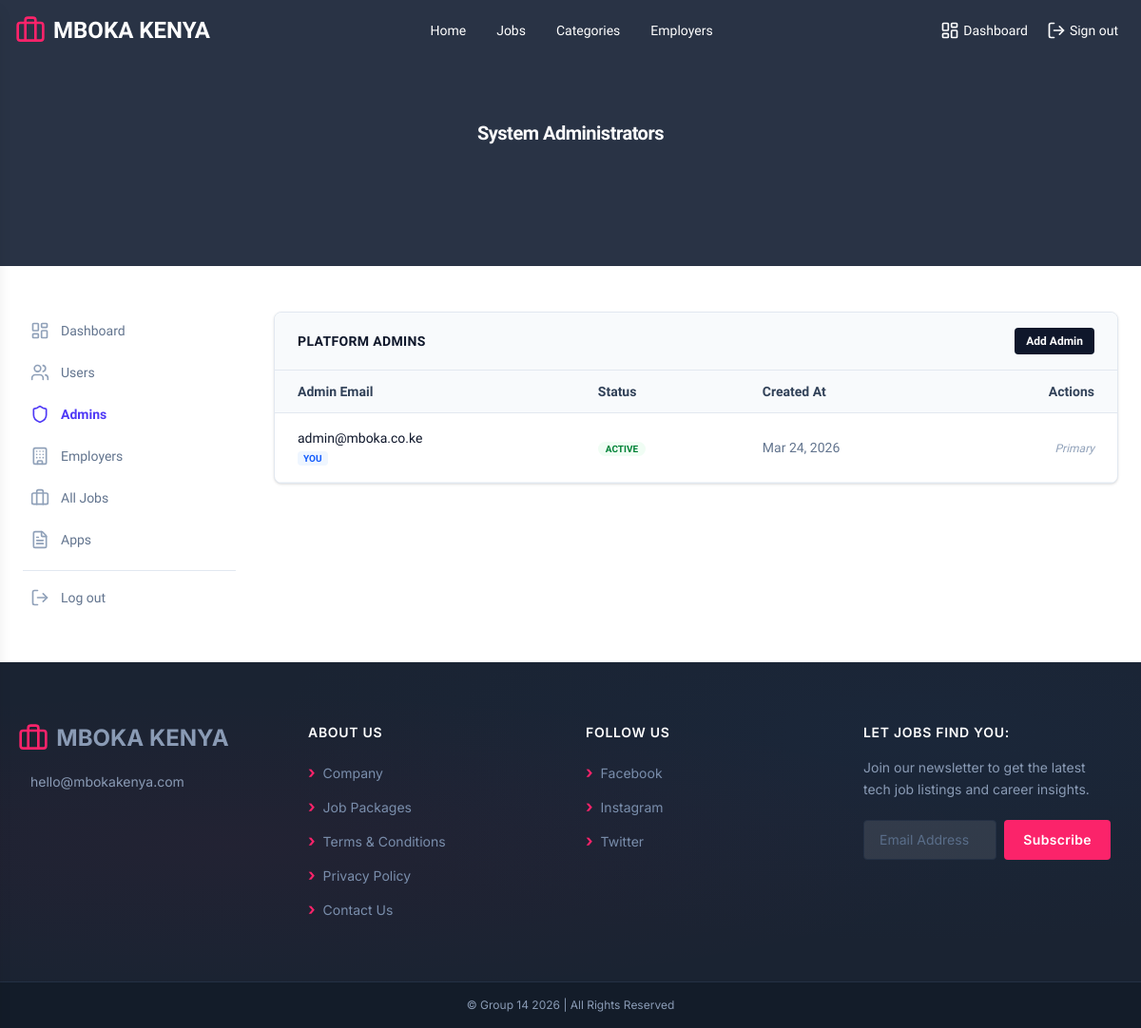
The page /admin/admins (signed in) on the database its author committed.
### tables this page shows
CREATE TABLE users (
    user_id       INT AUTO_INCREMENT PRIMARY KEY,
    email         VARCHAR(150) UNIQUE NOT NULL,
    password_hash VARCHAR(255) NOT NULL,
    role          ENUM('seeker','employer','admin') NOT NULL,
    status        ENUM('active','inactive') DEFAULT 'active',
    created_at    DATETIME DEFAULT CURRENT_TIMESTAMP
);

### views/admin/admins.php (the view, shortened to what this page needs)
<?php
$db = getDB();
$stmt = $db->query("
    SELECT user_id, email, status, created_at
    FROM users
    WHERE role = 'admin'
    ORDER BY created_at DESC
");
$admins = $stmt->fetchAll();
include_once __DIR__ . '/../partials/header.php';
?>
<section class="relative w-full overflow-hidden" style="height:280px;">
    <div class="absolute inset-0" style="background: #1e293b; opacity:0.95;"></div>
    <div class="absolute inset-0 flex items-center justify-center z-10">
        <h1 class="text-xl font-bold text-white tracking-tight">System Administrators</h1>
    </div>
</section>
<div class="max-w-7xl w-full mx-auto px-6 py-12 flex flex-col lg:flex-row gap-10">
    <?php include_once __DIR__ . '/../partials/sidebar.php'; ?>
    <main class="flex-1">
        <div class="bg-white rounded-lg border border-slate-200 overflow-hidden shadow-sm">
            <div class="px-6 py-4 border-b border-slate-200 bg-slate-50 flex justify-between items-center">
                <h2 class="text-sm font-bold text-slate-900 uppercase tracking-wide">Platform Admins</h2>
                <button class="bg-slate-900 text-white px-3 py-1.5 rounded text-xs font-bold hover:bg-slate-800 transition-colors">Add Admin</button>
            </div>
            <div class="overflow-x-auto">
                <table class="w-full text-sm text-left">
                    <thead class="bg-slate-50 border-b border-slate-200">
                        <tr>
                            <th class="px-6 py-3 font-semibold text-slate-700">Admin Email</th>
                            <th class="px-6 py-3 font-semibold text-slate-700">Status</th>
                            <th class="px-6 py-3 font-semibold text-slate-700">Created At</th>
                            <th class="px-6 py-3 font-semibold text-slate-700 text-right">Actions</th>
                        </tr>
                    </thead>
                    <tbody>
                        <?php foreach ($admins as $a): ?>
                            <tr class="border-b border-slate-100 hover:bg-slate-50 transition-colors">
                                <td class="px-6 py-4">
                                    <div class="font-medium text-slate-900"><?php echo htmlspecialchars($a['email']); ?></div>
                                    <?php if ((int)$a['user_id'] === (int)$_SESSION['user_id']): ?>
                                        <span class="text-[10px] bg-blue-50 text-blue-600 px-1.5 py-0.5 rounded font-bold uppercase">You</span>
                                    <?php endif; ?>
                                </td>
                                <td class="px-6 py-4">
                                    <span class="px-2 py-0.5 rounded-full text-[10px] font-bold uppercase <?php echo $a['status'] === 'active' ? 'bg-green-50 text-green-700' : 'bg-red-50 text-red-700'; ?>">
                                        <?php echo $a['status']; ?>
                                    </span>
                                </td>
                                <td class="px-6 py-4 text-slate-500"><?php echo date('M d, Y', strtotime($a['created_at'])); ?></td>
                                <td class="px-6 py-4 text-right">
                                    <?php if ((int)$a['user_id'] !== (int)$_SESSION['user_id']): ?>
                                        <button class="text-red-600 hover:underline">Revoke</button>
                                    <?php else: ?>
                                        <span class="text-slate-400 italic text-xs">Primary</span>
                                    <?php endif; ?>
                                </td>
                            </tr>
                        <?php endforeach; ?>
                    </tbody>
                </table>
            </div>
        </div>
    </main>
</div>
<?php include_once __DIR__ . '/../partials/footer.php'; ?>

### index.php (shortened to what this page needs)
<?php
$routes = [
    ['GET',  '/',               'views/home.php',           null],
    ['GET',  '/dashboard',      null,                       'handleDashboardRedirect'],
    ['GET',  '/jobs',           'views/jobs.php',           null],
    ['GET',  '/categories',           'views/categories.php',           null],
    ['GET',  '/jobs/:id',       'views/job-single.php',     null],
    ['GET',  '/employers',      'views/employers.php',      null],
    ['GET',  '/post-a-job',     'views/post-a-job.php',     'requireEmployerWithProfile'],
    ['POST', '/post-a-job',     'php/functions/store-job.php', 'requireEmployerWithProfile'],
    ['GET',  '/login',          'views/login.php',          'requireGuest'],
    ['POST', '/login',          'php/function/login.php',  'requireGuest'],
    ['GET',  '/register',       'views/register.php',       'requireGuest'],
    ['POST', '/register',       'php/functions/register.php', 'requireGuest'],
    ['GET',  '/seeker/dashboard',      'views/seeker/dashboard.php',      'requireSeekerWithProfile'],
    ['GET',  '/seeker/saved-jobs',      'views/seeker/saved-jobs.php',      'requireSeekerWithProfile'],
    ['GET',  '/seeker/applications',      'views/seeker/applications.php',      'requireSeekerWithProfile'],
    ['GET',  '/seeker/profile',      'views/seeker/profile.php',      'requireSeeker'],
    ['GET',  '/employer/dashboard',      'views/employer/dashboard.php',      'requireEmployerWithProfile'],
    ['GET',  '/employer/jobs',           'views/employer/jobs.php',           'requireEmployerWithProfile'],
    ['GET',  '/employer/applications',   'views/employer/applications.php',   'requireEmployerWithProfile'],
    ['GET',  '/employer/profile',      'views/employer/profile.php',      'requireEmployer'],
    ['GET',  '/admin/dashboard',      'views/admin/dashboard.php',      'requireAdmin'],
    ['GET',  '/admin/users',          'views/admin/users.php',          'requireAdmin'],
    ['GET',  '/admin/employers',      'views/admin/employers.php',      'requireAdmin'],
    ['GET',  '/admin/jobs',           'views/admin/jobs.php',           'requireAdmin'],
    ['GET',  '/admin/applications',   'views/admin/applications.php',   'requireAdmin'],
    ['GET',  '/admin/admins',         'views/admin/admins.php',         'requireAdmin'],
    ['GET',  '/admin/profile',      'views/admin/profile.php',      'requireAuth'],
    ['GET',  '/logout',         'php/functions/logout.php', 'requireAuth'],
];
$method  = $_SERVER['REQUEST_METHOD'];
$uri     = strtok($_SERVER['REQUEST_URI'], '?');
$uri     = rtrim($uri, '/') ?: '/';
foreach ($routes as [$routeMethod, $routePath, $view, $middleware]) {
    $pattern = preg_replace('#/:([^/]+)#', '/(?P<$1>[^/]+)', $routePath);
    $pattern = '#^' . $pattern . '$#';
    if ($method !== $routeMethod || !preg_match($pattern, $uri, $matches)) {
        continue;
    }
    include_once $view;
    break;
}

### rows shown on the page
users: email "admin@mboka.co.ke", shows "YOU", status "ACTIVE", created_at "Mar 24, 2026", shows "Primary"

### other values the page prints
$link['label'] "Home"
$link['label'] "Jobs"
$link['label'] "Categories"
$link['label'] "Employers"
$link['text'] "Dashboard"
$link['text'] "Sign out"
$item['label'] "Dashboard"
$item['label'] "Users"
$item['label'] "Admins"
$item['label'] "Employers"
$item['label'] "All Jobs"
$item['label'] "Apps"
